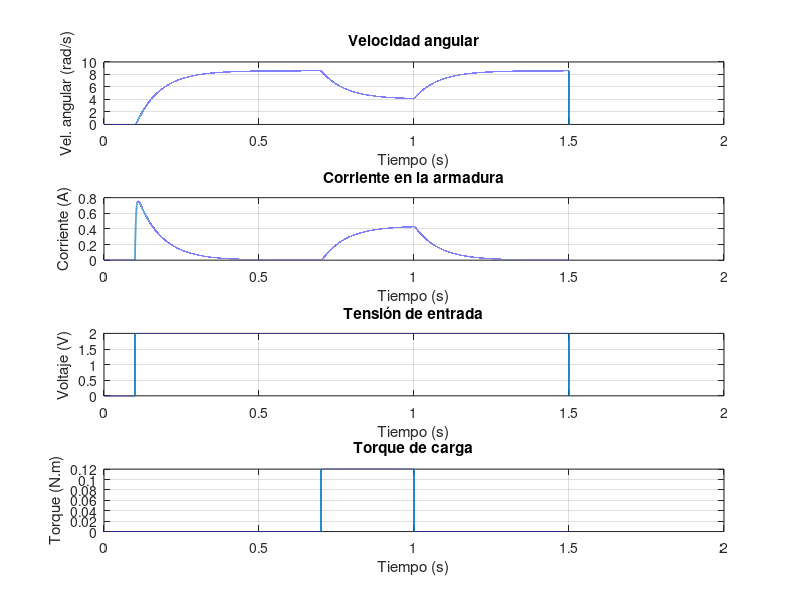

Recreate this plot in MATLAB.
Ra = 2.41356;
Laa = 0.00707;
Bm = 0;
J = 0.002133;
Km = 0.232629;
Ki = 0.2743;

% Armo las matrices del espacio de estados según las ecuaciones de estado
% y la ecuación de salida:
A = [-Ra/Laa, -Km/Laa, 0; 
    Ki/J, -Bm/J, 0; 
       0, 1, 0];
B = [1/Laa, 0; 
    0, -1/J;
    0, 0];
C = [0, 1, 0];
D = [0, 0];

% Calculo los autovalores de A para evaluar estabilidad (polos de FT), y
% tomamos su módulo para cálculos posteriores (omitiendo el 0):
polos = eig(A)
mod_polos = abs(real(polos));
mod_polos_sin_0 = mod_polos(mod_polos ~= 0);

% Definimos el polo más cercano y más lejano al origen
polo_cercano = min(mod_polos_sin_0)
polo_lejano = max(mod_polos_sin_0)

% Tiempo asociado al polo más rápido (mayor abs de parte real)
tR = -log(0.95)/polo_lejano

% Tiempo asociado al polo más lento (menor abs de parte real)
tL = -log(0.05)/polo_cercano

% Definimos el tiempo de simulación y de muestreo
t_sim = 1.5;
t_muestreo = 1e-5;
num_puntos = round(t_sim/t_muestreo) + 1;

% Inicializamos valores
t2 = linspace(0, t_sim, num_puntos);
u = zeros(1, num_puntos);
TL = zeros(1, num_puntos);
Ia = zeros(1, num_puntos);
Wr = zeros(1, num_puntos);
Tita = zeros(1, num_puntos);

% Definimos el vector de estados
x = [0 0 0]'; % Condiciones iniciales
x0 = [0 0 0]'; % Punto de operación

% Le damos valores a la salida y las variables de estado en cada punto
for i = 1:(t_sim/t_muestreo) - 1;
  if(t2(i) > 0.1)
    u(i) = 2;
  end

  if (t2(i) > 0.7)
    TL(i) = 0.12;
  end
  if (t2(i) > 1)
    TL(i) = 0;

    end
  % Ecuaciones de estado y de salida
  x_punto = A*(x - x0) + B*[u(i) TL(i)]';
  x = x + x_punto*t_muestreo; % Integración de Euler
  y = C*x;

  % Salidas y variables de estado
  Wr(i+1) = y;
  Ia(i+1) = x(1);
  Tita(i+1) = x(3);
end

%Finalmente grafico la entrada, salida y variables de estado
figure;
subplot(4,1,1);
plot(t2, Wr, "linewidth", 1.2);
title('Velocidad angular');
xlabel('Tiempo (s)');
ylabel('Vel. angular (rad/s)');
grid on

subplot(4,1,2);
plot(t2, Ia, "linewidth", 1.2);
title('Corriente en la armadura');
xlabel('Tiempo (s)');
ylabel('Corriente (A)');
grid on;

subplot(4,1,3);
plot(t2, u, "linewidth", 1.2);
title('Tensión de entrada');
xlabel('Tiempo (s)');
ylabel("Voltaje (V)");
grid on;

subplot(4,1,4);
plot(t2, TL, "linewidth", 1.2);
title('Torque de carga');
ylabel("Torque (N.m)");
xlabel('Tiempo (s)');
grid on;